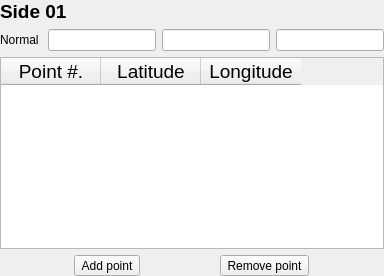
             <widget class="QWidget" name="Pg1_BB_Side01">
              <layout class="QVBoxLayout" name="verticalLayout_17">
               <property name="leftMargin">
                <number>0</number>
               </property>
               <property name="topMargin">
                <number>0</number>
               </property>
               <property name="rightMargin">
                <number>0</number>
               </property>
               <property name="bottomMargin">
                <number>0</number>
               </property>
               <item>
                <widget class="QLabel" name="Lbl_BB_S01H2">
                 <property name="font">
                  <font>
                   <pointsize>14</pointsize>
                   <weight>75</weight>
                   <bold>true</bold>
                  </font>
                 </property>
                 <property name="text">
                  <string>&lt;html&gt;&lt;head/&gt;&lt;body&gt;&lt;p&gt;Side 01&lt;/p&gt;&lt;/body&gt;&lt;/html&gt;</string>
                 </property>
                </widget>
               </item>
               <item>
                <layout class="QHBoxLayout" name="HLY_BB_S01Normal">
                 <item>
                  <widget class="QLabel" name="Lbl_BB_S01Normal">
                   <property name="text">
                    <string>Normal </string>
                   </property>
                  </widget>
                 </item>
                 <item>
                  <widget class="QLineEdit" name="Lbl_BB_S01Nx"/>
                 </item>
                 <item>
                  <widget class="QLineEdit" name="Lbl_BB_S01Ny"/>
                 </item>
                 <item>
                  <widget class="QLineEdit" name="Lbl_BB_S01Nz"/>
                 </item>
                </layout>
               </item>
               <item>
                <widget class="QTableWidget" name="Lbl_BB_S01IntePt">
                 <property name="font">
                  <font>
                   <pointsize>14</pointsize>
                  </font>
                 </property>
                 <column>
                  <property name="text">
                   <string>Point #.</string>
                  </property>
                 </column>
                 <column>
                  <property name="text">
                   <string>Latitude</string>
                  </property>
                 </column>
                 <column>
                  <property name="text">
                   <string>Longitude</string>
                  </property>
                 </column>
                </widget>
               </item>
               <item>
                <layout class="QHBoxLayout" name="HLY_BB_S01AddPt">
                 <item>
                  <widget class="QToolButton" name="Btn_BB_S01AddPt">
                   <property name="text">
                    <string>Add point</string>
                   </property>
                  </widget>
                 </item>
                 <item>
                  <widget class="QToolButton" name="Btn_BB_S01RemPt">
                   <property name="text">
                    <string>Remove point</string>
                   </property>
                  </widget>
                 </item>
                </layout>
               </item>
              </layout>
             </widget>
